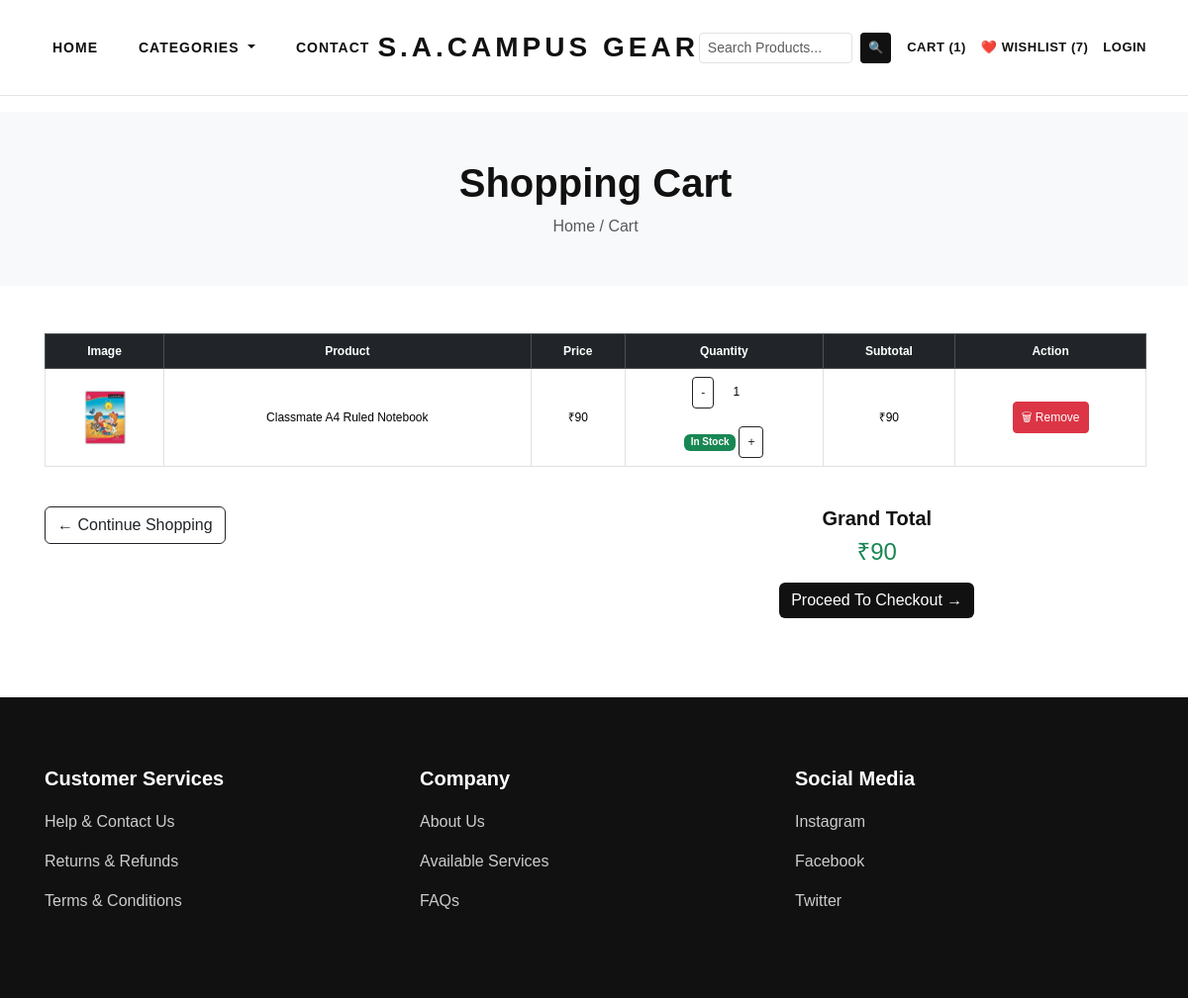
Page /cart/ on the committed database.
### store/models.py (models this page shows, shortened)
class Cart(models.Model):
    product = models.ForeignKey(
        Product,
        on_delete=models.CASCADE
    )
    quantity = models.PositiveIntegerField(
        default=1
    )

class Product(models.Model):
    product_title = models.CharField(
        max_length=200
    )
    product_slug = models.SlugField(
        max_length=250,
        blank=True
    )
    sku = models.CharField(
        max_length=100,
        unique=True
    )
    short_description = models.TextField()
    detail_description = models.TextField()
    product_image = models.ImageField(
        upload_to='product/'
    )
    price = models.PositiveIntegerField()
    stock_quantity = models.PositiveIntegerField(
        default=10
    )
    sale_count = models.PositiveIntegerField(
    default=0
)
    product_category = models.ForeignKey(
        Category,
        on_delete=models.CASCADE
    )
    is_active = models.BooleanField(
        default=True
    )
    is_featured = models.BooleanField(
        default=False
    )
    created_date = models.DateTimeField(
        auto_now_add=True
    )
    updated_date = models.DateTimeField(
        auto_now=True
    )

### store/views.py (the view)
def cart_view(request):
    items = Cart.objects.all()
    total = sum(i.product.price * i.quantity for i in items)
    return render(request, "cart.html", {
        "cart_items": items,
        "total": total,
        "continue_url": request.session.get("continue_url", "/"),
        "cart_count": Cart.objects.count(),
        "wishlist_count": Wishlist.objects.count(),
    })

### store/templates/cart.html (shortened to what this page needs)
{% extends 'base.html' %}
{% block content %}
<section class="bg-light py-5 mb-5">
    <div class="container text-center">
        <h1 class="fw-bold">
            Shopping Cart
        </h1>
        <p class="text-muted mb-0">
            Home / Cart
        </p>
    </div>
</section>
<div class="container mb-5">
    {% if cart_items %}
    <div class="table-responsive">
        <table class="table table-bordered align-middle text-center">
            <thead class="table-dark">
                <tr>
                    <th>
                        Image
                    </th>
                    <th>
                        Product
                    </th>
                    <th>
                        Price
                    </th>
                    <th>
                        Quantity
                    </th>
                    <th>
                        Subtotal
                    </th>
                    <th>
                        Action
                    </th>
                </tr>
            </thead>
            <tbody>
                {% for item in cart_items %}
                <tr>
                    <td width="120">
                         <img src="{{ item.product.product_image.url }}"
                            class="img-fluid rounded"
                            style="width:80px;height:80px;object-fit:contain;">
                    </td>
                    <td>
                        {{ item.product.product_title }}
                    </td>
                    <td>
                        ₹{{ item.product.price }}
                    </td>
                    <td>
                        <a href="{% url 'decrease_quantity' item.id %}"
                           class="btn btn-outline-dark btn-sm">
                            -
                        </a>
                        <span class="mx-3">
                            {{ item.quantity }}
                        </span>
                        <br><br>
{% if item.product.stock_quantity == 0 %}
<span class="badge bg-danger">
    Out Of Stock
</span>
{% elif item.product.stock_quantity <= 5 %}
<span class="badge bg-warning text-dark">
    Only {{ item.product.stock_quantity }} Left
</span>
{% else %}
<span class="badge bg-success">
    In Stock
</span>
{% endif %}
                        <a href="{% url 'increase_quantity' item.id %}"
                           class="btn btn-outline-dark btn-sm">
                            +
                        </a>
                    </td>
                    <td>
                        ₹{% widthratio item.product.price 1 item.quantity %}
                    </td>
                    <td>
                        <a href="{% url 'remove_from_cart' item.id %}"
                           class="btn btn-danger btn-sm">
                            🗑 Remove
                        </a>
                    </td>
                </tr>
                {% endfor %}
            </tbody>
        </table>
    </div>
    <div class="row mt-4">
        <div class="col-12 col-md-6 mb-3">
           <a href="{{ request.session.continue_url|default:'/' }}"
                 class="btn btn-outline-dark">
                 ← Continue Shopping
            </a>
        </div>
<div class="col-12 col-md-6 text-center text-md-end">
            <h4 class="fw-bold">
    Grand Total
</h4>
<h2 class="text-success">
    ₹{{ total }}
</h2>
           <a href="{% url 'checkout' %}"
   class="btn btn-dark mt-2">
    Proceed To Checkout →
</a>
        </div>
    </div>
    {% endif %}
</div>
{% endblock %}

### static/css/style.css (style rules this page uses)
body { font-family: Arial, sans-serif; background:#ffffff; color:#111; margin:0; padding:0; overflow-x:hidden; }
a { text-decoration:none; }
.container { padding-left:15px; padding-right:1 }
.btn-dark { background:#111; border:none; }
.table-responsive { overflow-x:auto; }
.related-title, .container h2 { font-size:24px; text-align:center; }
.table td, .table th { font-size:12px; padding:8px; }
.table img { width:70px !important; height:70px !important; }
.btn-sm { padding:4px 8px; font-size:12px; }
.badge { font-size:10px; }
.text-md-end { text-align:center !important; }
h2 { font-size:24px; }
h4 { font-size:20px; }
.btn-sm { font-size:12px; padding:6px 8px; }
.table { font-size:12px; }
.table img { width:60px !important; height:60px !important; }

### rows in the picture
Cart: product.product_image (picture), product.product_title "Classmate A4 Ruled Notebook", product.price "90", quantity "1", shows "In Stock", product+quantity "90"

### other values in the picture
{{ cart_count }} "1"
{{ wishlist_count }} "7"
{{ total }} "90"
